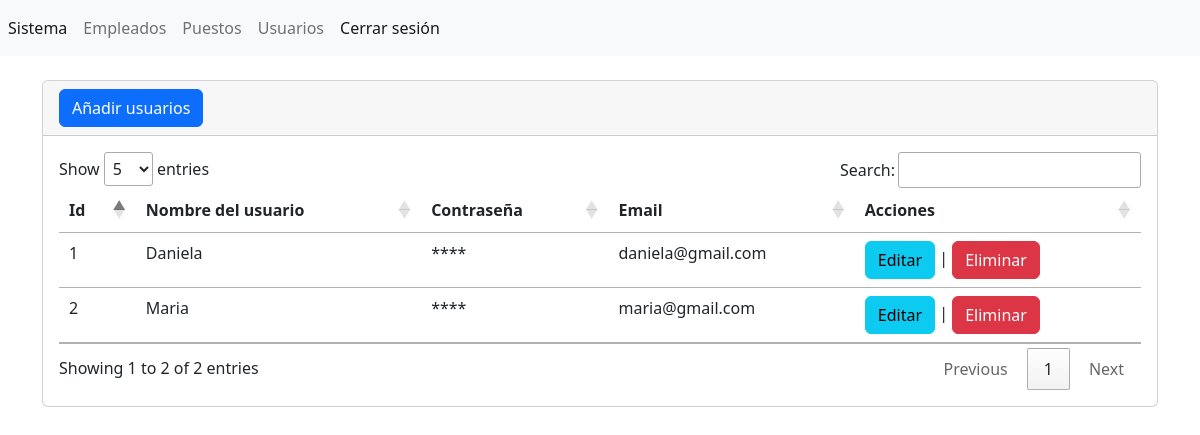
/secciones/usuarios/index.php (signed in), run on the app's committed database.
### tables this page shows
CREATE TABLE `usuarios` (
  `id` int(4) NOT NULL,
  `usuario` varchar(255) NOT NULL,
  `contrasena` varchar(255) NOT NULL,
  `email` varchar(255) NOT NULL
);

### secciones/usuarios/index.php (the view, shortened to what this page needs)
<?php
include("../../bd.php");
$sentencia = $conexion->prepare("SELECT * FROM usuarios");
$sentencia->execute();
$lista_usuarios = $sentencia->fetchAll(PDO::FETCH_ASSOC);
?>
<?php include("../../templates/header.php"); ?>
<br/>
<div class="card">
    <div class="card-header">
        <a name="" id="" class="btn btn-primary" href="crear.php" role="button">Añadir usuarios</a>
    </div>
    <div class="card-body">
    <div class="table-responsive-sm">
    <table class="table" id="tabla_id">
        <thead>
            <tr>
                <th scope="col">Id</th>
                <th scope="col">Nombre del usuario</th>
                <th scope="col">Contraseña</th>
                <th scope="col">Email</th>
                <th scope="col">Acciones</th>
            </tr>
        </thead>
        <tbody>
        <?php foreach($lista_usuarios as $registro) { ?>
            <tr class="">
                <td scope="row"><?php echo $registro['id']; ?></td>
                <td><?php echo $registro['usuario']; ?></td>
                <td>****</td>
                <td><?php echo $registro['email']; ?></td>
                <td>
                    <a name="" id="" class="btn btn-info" href="editar.php?id=<?php echo $registro['id']; ?>" role="button">Editar</a> |
                    <a name="" id="" class="btn btn-danger" href="javascript:borrar(<?php echo $registro['id']; ?>);" role="button">Eliminar</a>
                </td>
            </tr>
            <?php } ?>
        </tbody>
    </table>
    </div>
    </div>
</div>
<?php include("../../templates/footer.php"); ?>

### data on the page
usuarios: id "1", usuario "Daniela", email "daniela@gmail.com"
usuarios: id "2", usuario "Maria", email "maria@gmail.com"
